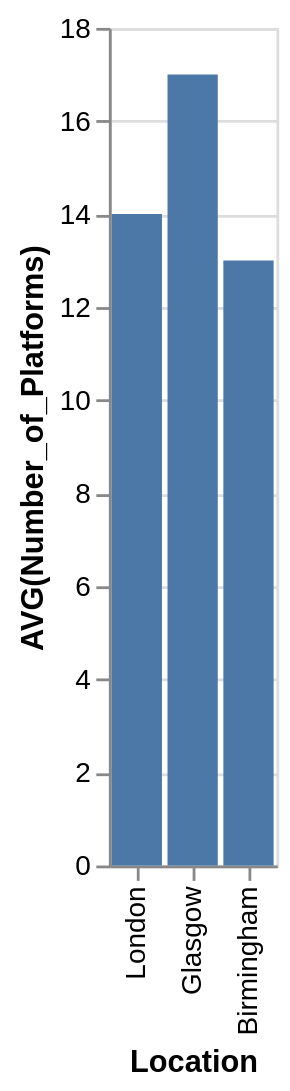

Express this chart as Vega-Lite.
### Vega-Lite specification from a JSON file in a GitHub repository (floating-point values rounded to 4 significant figures)
{"data": {"values": [{"x_data": "London", "y_data": 14}, {"x_data": "Glasgow", "y_data": 17}, {"x_data": "Birmingham", "y_data": 13}]}, "mark": "bar", "encoding": {"x": {"field": "x_data", "type": "nominal", "title": "Location", "sort": "descending"}, "y": {"field": "y_data", "type": "quantitative", "title": "AVG(Number_of_Platforms)"}}}
